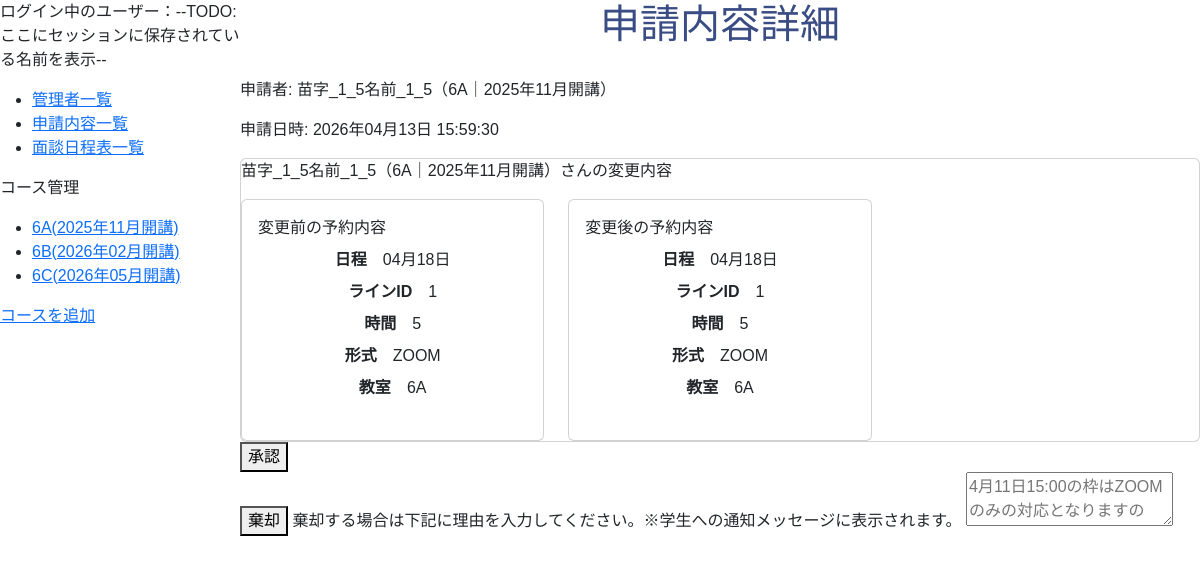
Before: /admin/request_detail.php?id=3 with the older database file.
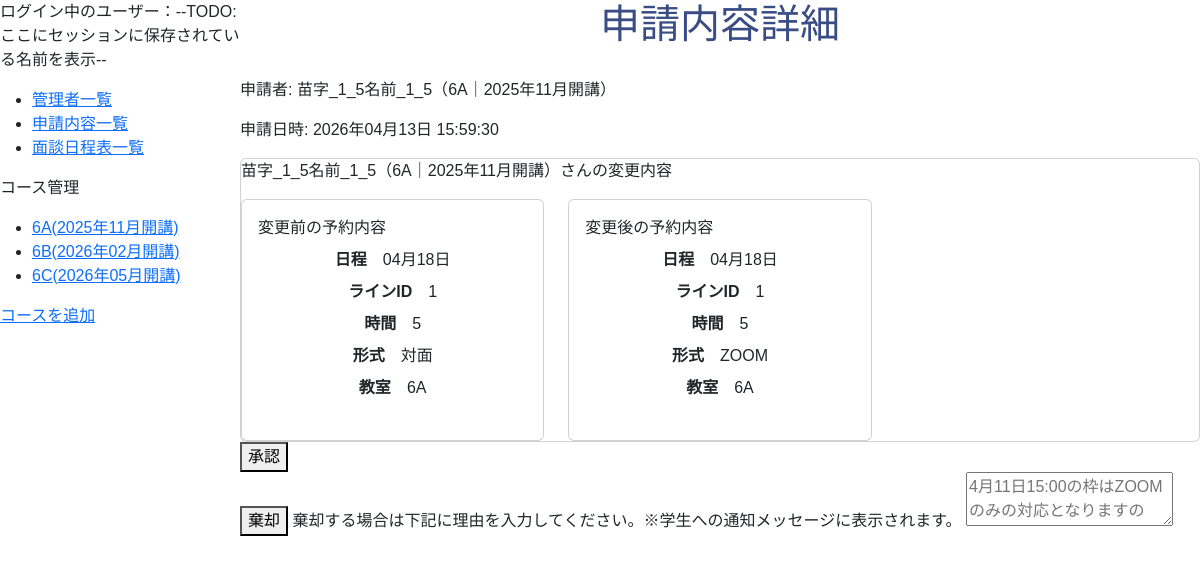
After: the same page with the newer database file.
### tables this page shows
CREATE TABLE `m_courses` (
  `id` int(11) NOT NULL,
  `name` varchar(255) NOT NULL,
  `start_date` date NOT NULL,
  `end_date` date NOT NULL,
  `course_type` int(11) NOT NULL,
  `classroom_id` int(11) NOT NULL,
  `is_deleted` tinyint(1) NOT NULL DEFAULT 0,
  `created_at` datetime NOT NULL DEFAULT current_timestamp(),
  `updated_at` datetime NOT NULL DEFAULT current_timestamp() ON UPDATE current_timestamp()
);

CREATE TABLE `m_classrooms` (
  `id` int(11) NOT NULL,
  `name` varchar(255) NOT NULL,
  `created_at` datetime NOT NULL DEFAULT current_timestamp(),
  `updated_at` datetime NOT NULL DEFAULT current_timestamp() ON UPDATE current_timestamp()
);

CREATE TABLE `carcon_reservation_details` (
  `id` int(11) NOT NULL,
  `student_id` int(11) NOT NULL,
  `meeting_type` int(11) NOT NULL,
  `meeting_url` varchar(255) NOT NULL,
  `meeting_id` varchar(255) NOT NULL,
  `meeting_passcode` varchar(255) NOT NULL,
  `slot_index` int(4) NOT NULL,
  `created_at` datetime NOT NULL DEFAULT current_timestamp(),
  `updated_at` datetime NOT NULL DEFAULT current_timestamp() ON UPDATE current_timestamp()
);

CREATE TABLE `carcon_lines` (
  `id` int(11) NOT NULL,
  `classroom_id` int(11) DEFAULT NULL,
  `carcon_staff_id` int(11) DEFAULT NULL,
  `date` date NOT NULL,
  `created_at` datetime NOT NULL DEFAULT current_timestamp(),
  `updated_at` datetime NOT NULL DEFAULT current_timestamp() ON UPDATE current_timestamp()
);

CREATE TABLE `m_meeting_types` (
  `id` int(11) NOT NULL,
  `name` varchar(255) NOT NULL,
  `created_at` datetime NOT NULL DEFAULT current_timestamp(),
  `updated_at` datetime NOT NULL DEFAULT current_timestamp()
);

### includes/functions.php (called while the page is built, shortened)
<?php
function h($string)
{
    return htmlspecialchars($string, ENT_QUOTES, 'UTF-8');
}
function format_date($datetime, $type)
{
    $format_types = [
        1 => 'Y年m月d日 H:i:s',
        2 => 'Y年m月',
        3 => 'm月d日',
        4 => 'Y年m月d日',
    ];
    return date($format_types[$type], strtotime($datetime));
}

### admin/request_detail.php (the view, shortened to what this page needs)
<?php
require_once __DIR__ . '/../includes/functions.php';
$id = (isset($_GET["id"]) ? (int)$_GET["id"] : "");
try {
    $db = db_connect();
    $sql = "SELECT change_carcon_reservation_detail_id,request_status_id FROM carcon_request_reservations WHERE id=:id";
    $stmt = $db->prepare($sql);
    $stmt->bindParam(":id", $id, PDO::PARAM_INT);
    $stmt->execute();
    $request_data = $stmt->fetch(PDO::FETCH_ASSOC);
    $is_change_data = !is_null($request_data["change_carcon_reservation_detail_id"]);
    $request_result = array();
    $change_result = array();
    $get_request_data_sql = "SELECT
        carcon_reservation_details.id AS detail_id,
        carcon_reservation_details.slot_index AS detail_slot_index,
        carcon_lines.id AS line_id,
        carcon_lines.date AS line_date,
        current_meeting_type.name AS current_meeting_type,
        next_meeting_type.name AS next_meeting_type,
        m_classrooms.name AS classroom_name,
        m_students.id AS student_id,
        carcon_reservation_details.created_at AS detail_send_date
            FROM carcon_request_reservations
            INNER JOIN carcon_reservation_details ON carcon_request_reservations.request_carcon_reservation_detail_id =     carcon_reservation_details.id
            LEFT JOIN m_meeting_types AS next_meeting_type ON carcon_request_reservations.request_meeting_type =    next_meeting_type.id
	    	INNER JOIN m_meeting_types AS current_meeting_type ON carcon_reservation_details.meeting_type =     current_meeting_type.id
            INNER JOIN m_request_statuses ON carcon_request_reservations.request_status_id = m_request_statuses.id
            INNER JOIN carcon_reservations ON carcon_reservations.carcon_reservation_detail_id = carcon_reservation_details.id
            INNER JOIN carcon_lines ON carcon_reservations.carcon_line_id = carcon_lines.id
            INNER JOIN m_classrooms ON carcon_lines.classroom_id = m_classrooms.id
            INNER JOIN m_students ON carcon_reservation_details.student_id = m_students.id
            WHERE carcon_request_reservations.id=:id;
        ";
    $stmt = $db->prepare($get_request_data_sql);
    $stmt->bindParam(":id", $id, PDO::PARAM_INT);
    $stmt->execute();
    $request_result = $stmt->fetch(PDO::FETCH_ASSOC);
    $requestStudentId = $request_result["student_id"] ?? null;
    $changeStudentId = $change_result["student_id"] ?? null;
    $get_student_sql = "SELECT
                            CONCAT(last_name, first_name) AS student_name,
                            m_classrooms.name AS classroom_name,
                            m_courses.start_date AS course_start_date
                        FROM m_students
                        INNER JOIN m_courses ON m_courses.id = m_students.course_id
                        INNER JOIN m_classrooms ON m_classrooms.id = m_courses.classroom_id
                        WHERE m_students.id = :r_student_id
                           OR m_students.id = :c_student_id";
    $stmt = $db->prepare($get_student_sql);
    $stmt->bindParam(":r_student_id", $requestStudentId, $requestStudentId === null ? PDO::PARAM_NULL : PDO::PARAM_INT);
    $stmt->bindParam(":c_student_id", $changeStudentId, $changeStudentId === null ? PDO::PARAM_NULL : PDO::PARAM_INT);
    $stmt->execute();
    $students_data = $stmt->fetchAll(PDO::FETCH_ASSOC);
    $r_student = $students_data[0];
} catch (PDOException $e) {
    exit($e->getMessage());
}
?>
<!DOCTYPE html>
<html lang="ja">
<head>
    <link href="https://cdn.jsdelivr.net/npm/bootstrap@5.3.0/dist/css/bootstrap.min.css" rel="stylesheet">
    <link rel="stylesheet" href="../css/style.css">
</head>
<body class="admin-wrapper">
    <?php
    require dirname(__FILE__) . '/sidebar.php';
    ?>
    <section class="admin-main-wrapper">
        <h1>申請内容詳細</h1>
        <p>申請者: <?php echo $r_student["student_name"]; ?>（<?php echo $r_student["classroom_name"]; ?>｜<?php echo h(format_date($r_student['course_start_date'], 2)) ?>開講）</p>
        <p>申請日時: <?php echo format_date($request_result["detail_send_date"], 1); ?></p>
        <div class="card">
            <p><?php echo $r_student["student_name"]; ?>（<?php echo $r_student["classroom_name"]; ?>｜<?php echo h(format_date($r_student['course_start_date'], 2)) ?>開講）さんの変更内容</p>
            <div class="row">
                <div class="col-md-4">
                    <div class="card">
                        <div class="card-body">
                            <p class="card-title">変更前の予約内容</p>
                            <dl>
                                <div class="d-flex justify-content-center gap-3">
                                    <dt>日程</dt>
                                    <dd><?php echo format_date($request_result["line_date"], 3); ?></dd>
                                </div>
                                <div class="d-flex justify-content-center gap-3">
                                    <dt>ラインID</dt>
                                    <dd><?php echo $request_result["line_id"]; ?></dd>
                                </div>
                                <div class="d-flex justify-content-center gap-3">
                                    <dt>時間</dt>
                                    <dd><?php echo $request_result["detail_slot_index"]; ?></dd>
                                </div>
                                <div class="d-flex justify-content-center gap-3">
                                    <dt>形式</dt>
                                    <dd><?php echo $request_result["current_meeting_type"]; ?></dd>
                                </div>
                                <div class="d-flex justify-content-center gap-3">
                                    <dt>教室</dt>
                                    <dd><?php echo $request_result["classroom_name"]; ?></dd>
                                </div>
                            </dl>
                        </div>
                    </div>
                </div>
                <div class="col-md-4">
                    <div class="card">
                        <div class="card-body">
                            <p class="card-title">変更後の予約内容</p>
                            <dl>
                                <div class="d-flex justify-content-center gap-3">
                                    <dt>日程</dt>
                                    <dd><?php echo !$is_change_data ?
                                            format_date($request_result["line_date"], 3) :
                                            format_date($change_result["line_date"], 3); ?></dd>
                                </div>
                                <div class="d-flex justify-content-center gap-3">
                                    <dt>ラインID</dt>
                                    <dd><?php echo !$is_change_data ?
                                            $request_result["line_id"] :
                                            $change_result["line_id"]; ?></dd>
                                </div>
                                <div class="d-flex justify-content-center gap-3">
                                    <dt>時間</dt>
                                    <dd><?php echo !$is_change_data ?
                                            $request_result["detail_slot_index"] :
                                            $change_result["detail_slot_index"]; ?></dd>
                                </div>
                                <div class="d-flex justify-content-center gap-3">
                                    <dt>形式</dt>
                                    <dd><?php echo $request_result["next_meeting_type"] ?? $request_result["current_meeting_type"];  ?></dd>
                                </div>
                                <div class="d-flex justify-content-center gap-3">
                                    <dt>教室</dt>
                                    <dd><?php echo !$is_change_data ?
                                            $request_result["classroom_name"] :
                                            $change_result["classroom_name"]; ?></dd>
                                </div>
                            </dl>
                        </div>
                    </div>
                </div>
            </div>
        </div>
        <?php if ($request_data["request_status_id"] === RequestStatus::Pending->value): ?>
            <form action="request_approval.php" method="post">
                <button type="submit" name="action" value="approval">承認</button>
            </form>
            <form action="request_reject.php" method="post">
                <button type="submit" name="action" value="reject">棄却</button>
                <label for="reject_message">
                    <p>棄却する場合は下記に理由を入力してください。<span>※学生への通知メッセージに表示されます。</span></p>
                </label>
                <textarea name="reject_message" id="reject_message" placeholder="4月11日15:00の枠はZOOMのみの対応となりますので、佐藤さんにその旨お伝えして再度ご相談ください。また、その上で日時交換希望される際は改めて申請をお願いします。"></textarea>
            </form>
        <?php else: ?>
            <p><?php echo $request_data["request_status_id"] === RequestStatus::Approve->value ?
                    "承認済み" :
                    "棄却済み"; ?></p>
        <?php endif; ?>
    </section>
</body>
</html>

### admin/sidebar.php
<?php
$sql = "SELECT m_courses.id as courses_id,m_courses.name as courses_name, start_date,m_classrooms.name as classroom_name FROM m_courses INNER JOIN m_classrooms ON m_courses.classroom_id = m_classrooms.id  ORDER BY start_date ASC";
$stmt = $db->prepare($sql);
$stmt->execute();
$course_list = $stmt->fetchAll(PDO::FETCH_ASSOC);
?>
<aside class="admin-sidebar-wrapper">
    <p>ログイン中のユーザー：--TODO:ここにセッションに保存されている名前を表示--</p>
    <nav>
        <ul>
            <li><a href="staff.php">管理者一覧</a></li>
            <li><a href="index.php">申請内容一覧</a></li>
            <li><a href="schedule.php">面談日程表一覧</a></li>
        </ul>
        <div id="course">
            <p>コース管理</p>
            <ul>
                <?php
                foreach ($course_list as $course):
                ?>
                    <li><a href="student.php?courses_id=<?php echo h($course['courses_id']) ?>"><?php echo h($course['classroom_name']) ?>(<?php echo h(format_date($course['start_date'], 2)) ?>開講)</a></li>
                <?php endforeach; ?>
            </ul>
            <a href="course_add.php">コースを追加</a>
        </div>
    </nav>
</aside>

### css/style.css (style rules this page uses)
.admin-wrapper { display: flex; }
.admin-sidebar-wrapper { width: 20%; }
.admin-main-wrapper { width: 80%; }
body { font-family: 'LINE Seed JP', sans-serif; }
h1 { text-align: center; color: #394C84; margin-bottom: 30px; }

Changed rows visible on the page:
changed carcon_reservation_details "ZOOM": meeting_type.name "ZOOM" → "対面"
